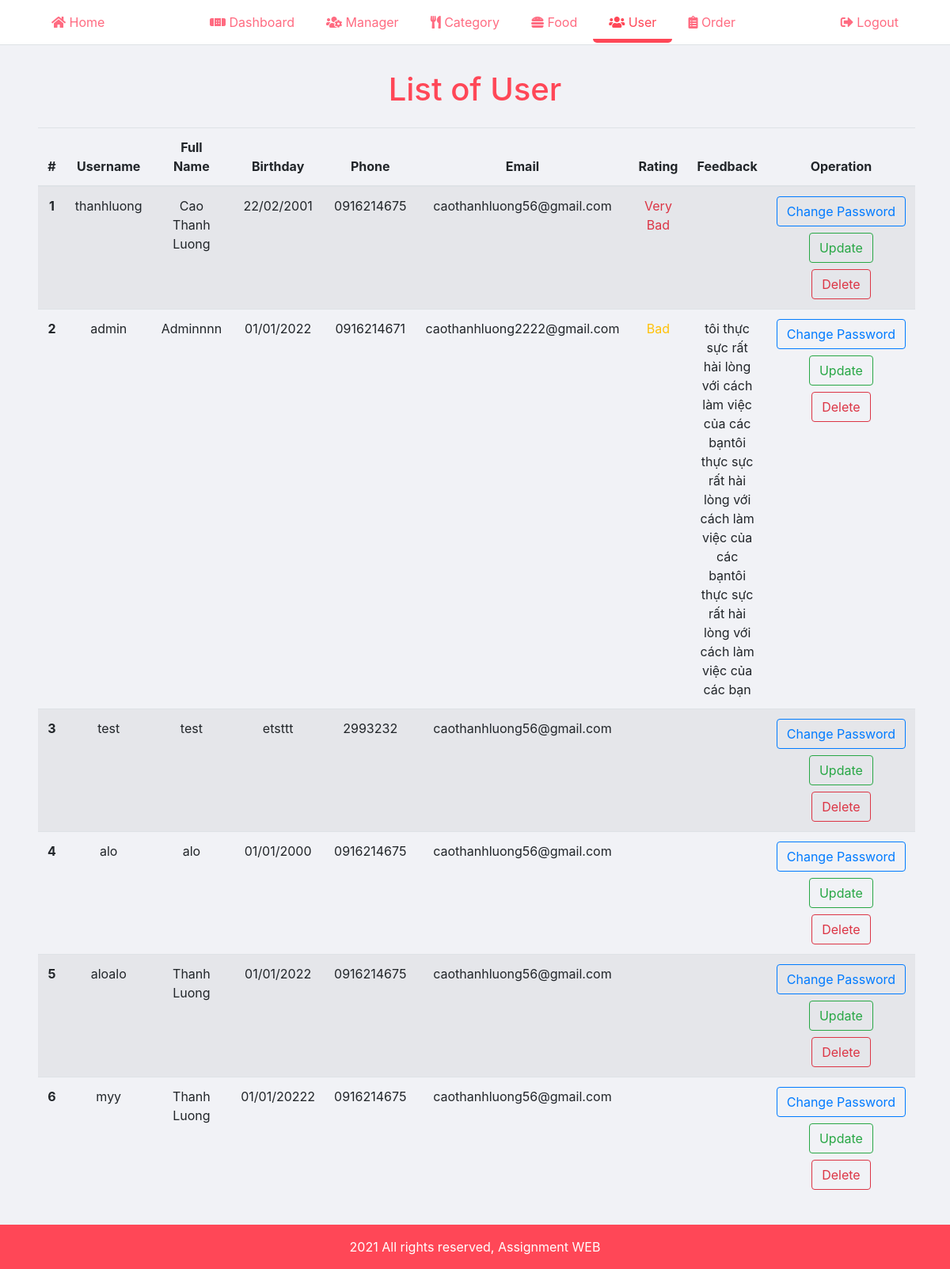
The page /manager_page/user/user.php (signed in) on the database its author committed.
### tables this page shows
CREATE TABLE `users` (
  `id` int(10) UNSIGNED NOT NULL,
  `username` varchar(100) NOT NULL,
  `password` varchar(255) NOT NULL,
  `full_name` varchar(100) NOT NULL,
  `birthday` varchar(50) NOT NULL,
  `phone` varchar(50) NOT NULL,
  `email` varchar(100) NOT NULL,
  `rating` varchar(50) NOT NULL,
  `feedback` varchar(255) NOT NULL
);

### manager_page/user/user.php (the view, shortened to what this page needs)
<?php
    include('../partials/header.php');
?>
    <div class="content">
        <div class="py-3 px-5">
            <h1 class="text-center primary-color mt-3">List of User</h1>
            <table class="table table-striped mt-4">
            <thead>
                <tr>
                    <th scope="col" class="text-center">#</th>
                    <th scope="col" class="text-center">Username</th>
                    <th scope="col" class="text-center">Full Name</th>
                    <th scope="col" class="text-center">Birthday</th>
                    <th scope="col" class="text-center">Phone</th>
                    <th scope="col" class="text-center">Email</th>
                    <th scope="col" class="text-center">Rating</th>
                    <th scope="col" class="text-center">Feedback</th>
                    <th scope="col" class="text-center">Operation</th>
                </tr>
            </thead>
                <tbody>
                    <?php
                        $sql = "SELECT * FROM users";
                        $res = mysqli_query($connection, $sql);
                        $n = 1;
                        $count = mysqli_num_rows($res);
                        if ($count > 0) {
                            while ($row = mysqli_fetch_assoc($res)) {
                                $id = $row['id'];
                                $username = $row['username'];
                                $full_name = $row['full_name'];
                                $birthday = $row['birthday'];
                                $phone = $row['phone'];
                                $email = $row['email'];
                                $rating = $row['rating'];
                                $feedback = $row['feedback'];
                                ?>
                                    <tr>
                                        <th scope="row" class="text-center"><?php echo $n++; ?></th>
                                        <td class="text-center"><?php echo $username; ?></td>
                                        <td class="text-center"><?php echo $full_name; ?></td>
                                        <td class="text-center"><?php echo $birthday; ?></td>
                                        <td class="text-center"><?php echo $phone; ?></td>
                                        <td class="text-center"><?php echo $email; ?></td>
                                        <td class="text-center">
                                            <?php
                                                if ($rating == "Very Bad") {
                                                    echo "<label class='text-danger'>$rating</label>";
                                                }
                                                else if ($rating == "Bad") {
                                                    echo "<label class='text-warning'>$rating</label>";
                                                }
                                            ?>
                                        </td>
                                        <td class="text-center"><?php echo $feedback; ?></td>
                                        <td class="text-center">
                                            <a href="<?php echo SITEURL; ?>manager_page/user/change_password.php?id=<?php echo $id; ?>" class="btn btn-outline-primary">Change Password</a>
                                            <a href="<?php echo SITEURL; ?>manager_page/user/update_user.php?id=<?php echo $id; ?>" class="btn btn-outline-success mx-2 mt-2">Update</a>
                                            <a href="<?php echo SITEURL; ?>manager_page/user/delete_user.php?id=<?php echo $id; ?>" class="btn btn-outline-danger mt-2">Delete</a>
                                        </td>
                                    </tr>
                                <?php
                            }
                        } else {
                            ?>
                                <tr>
                                    <td colspan="8"><div class="text-danger">No User</div></td>
                                </tr>
                            <?php
                        }
                    ?>
                </tbody>
            </table>
        </div>
    </div>
<?php
    include('../partials/footer.php');
?>

### css/manager.css (style rules this page uses)
.primary-color { color: #ff4757; }
.content { background-color: #f1f2f6; min-height: calc(100vh - 113px); }

### rows shown on the page
users: username "thanhluong", full_name "Cao Thanh Luong", birthday "22/02/2001", phone "0916214675", email "caothanhluong56@gmail.com", rating "Very Bad"
users: username "admin", full_name "Adminnnn", birthday "01/01/2022", phone "0916214671", email "caothanhluong2222@gmail.com", rating "Bad", feedback "tôi thực sực rất hài lòng với cách làm việc của các bạntôi thực sực rất hài lòng với cách làm việc của các bạntôi thực sực rất hài lòng với cách làm việc của các bạn"
users: username "test", full_name "test", birthday "etsttt", phone "2993232", email "caothanhluong56@gmail.com"
users: username "alo", full_name "alo", birthday "01/01/2000", phone "0916214675", email "caothanhluong56@gmail.com"
users: username "aloalo", full_name "Thanh Luong", birthday "01/01/2022", phone "0916214675", email "caothanhluong56@gmail.com"
users: username "myy", full_name "Thanh Luong", birthday "01/01/20222", phone "0916214675", email "caothanhluong56@gmail.com"
